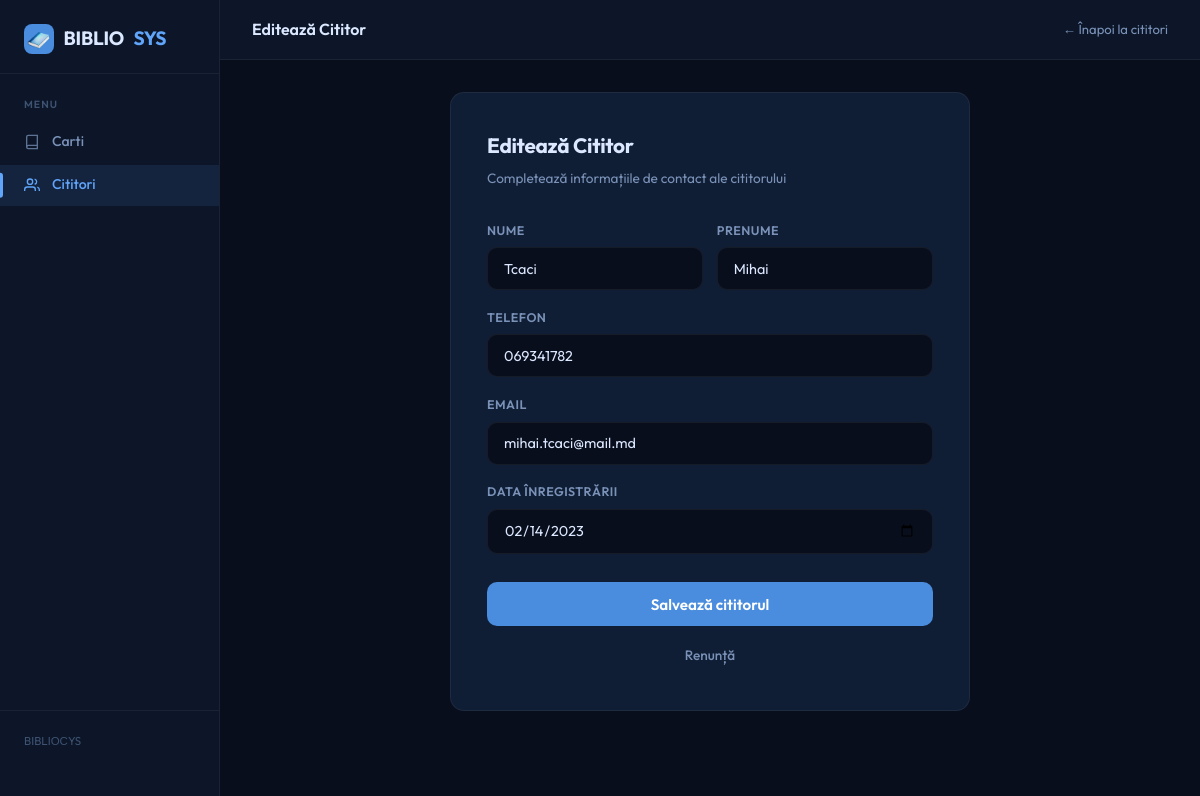
The page /edit_reader.php?id=3 on the database its author committed.
### tables this page shows
CREATE TABLE `cititori` (
  `ID_cititor` int(11) NOT NULL,
  `Nume` varchar(100) NOT NULL,
  `Prenume` varchar(100) NOT NULL,
  `Telefon` varchar(20) DEFAULT NULL,
  `Email` varchar(100) DEFAULT NULL,
  `Data_inregistrarii` date DEFAULT curdate()
);

### edit_reader.php (the view, shortened to what this page needs)
<?php
require 'db.php';
$id = $_GET['id'] ?? null;
$reader = ['Nume' => '', 'Prenume' => '', 'Telefon' => '', 'Email' => '', 'Data_inregistrarii' => date('Y-m-d')];
if ($id) {
    $stmt = $conn->prepare("SELECT * FROM cititori WHERE ID_cititor = ?");
    $stmt->bind_param("i", $id);
    $stmt->execute();
    $reader = $stmt->get_result()->fetch_assoc();
}
?>
<!DOCTYPE html>
<html lang="ro">
<head>
    <link rel="stylesheet" href="style.css">
</head>
<body>
<div class="app-shell">
    <aside class="sidebar">
        <div class="sidebar-brand">
            <a href="index.php" class="logo-text">
                <div class="logo-icon"><img src="logo.png" alt=""></div>
                BIBLIO<span>SYS</span>
            </a>
        </div>
        <p class="sidebar-section-label">Menu</p>
        <a href="index.php" class="nav-item">
            <svg viewBox="0 0 24 24" fill="none" stroke="currentColor" stroke-width="2"><path d="M4 19.5A2.5 2.5 0 016.5 17H20"/><path d="M6.5 2H20v20H6.5A2.5 2.5 0 014 19.5v-15A2.5 2.5 0 016.5 2z"/></svg>
            <span>Carti</span>
        </a>
        <a href="readers.php" class="nav-item active">
            <svg viewBox="0 0 24 24" fill="none" stroke="currentColor" stroke-width="2"><path d="M17 21v-2a4 4 0 00-4-4H5a4 4 0 00-4 4v2"/><circle cx="9" cy="7" r="4"/><path d="M23 21v-2a4 4 0 00-3-3.87"/><path d="M16 3.13a4 4 0 010 7.75"/></svg>
            <span>Cititori</span>
        </a>
        <div class="sidebar-footer">
            <small>BIBLIОСYS</small>
        </div>
    </aside>
    <div class="main-area">
        <header class="topbar">
            <span class="topbar-title"><?= $id ? 'Editează' : 'Înregistrează' ?> Cititor</span>
            <div class="topbar-right">
                <a href="readers.php" style="color:var(--text-secondary);text-decoration:none;font-size:0.82rem;">← Înapoi la cititori</a>
            </div>
        </header>
        <main class="form-wrapper">
            <div class="form-card">
                <div class="form-header">
                    <h2><?= $id ? 'Editează' : 'Înregistrează' ?> Cititor</h2>
                    <p>Completează informațiile de contact ale cititorului</p>
                </div>
                <form method="POST" class="styled-form">
                    <div class="form-grid-2">
                        <div class="input-group">
                            <label>Nume</label>
                            <input type="text" name="Nume" value="<?= htmlspecialchars($reader['Nume']) ?>" placeholder="Nume" required>
                        </div>
                        <div class="input-group">
                            <label>Prenume</label>
                            <input type="text" name="Prenume" value="<?= htmlspecialchars($reader['Prenume']) ?>" placeholder="Prenume" required>
                        </div>
                    </div>
                    <div class="form-row">
                        <div class="input-group full">
                            <label>Telefon</label>
                            <input type="text" name="Telefon" value="<?= htmlspecialchars($reader['Telefon']) ?>" placeholder="07xx xxx xxx">
                        </div>
                    </div>
                    <div class="form-row">
                        <div class="input-group full">
                            <label>Email</label>
                            <input type="email" name="Email" value="<?= htmlspecialchars($reader['Email']) ?>" placeholder="nume@exemplu.com" required>
                        </div>
                    </div>
                    <div class="form-row">
                        <div class="input-group full">
                            <label>Data Înregistrării</label>
                            <input type="date" name="Data_inregistrarii" value="<?= $reader['Data_inregistrarii'] ?>">
                        </div>
                    </div>
                    <div class="form-actions">
                        <button type="submit" class="btn-save">Salvează cititorul</button>
                        <a href="readers.php" class="btn-cancel">Renunță</a>
                    </div>
                </form>
            </div>
        </main>
    </div>
</div>
</body>
</html>

### rows shown on the page
cititori: Nume "Tcaci", Prenume "Mihai", Telefon "069341782", Email "mihai.tcaci@mail.md", Data_inregistrarii "02/14/2023"
